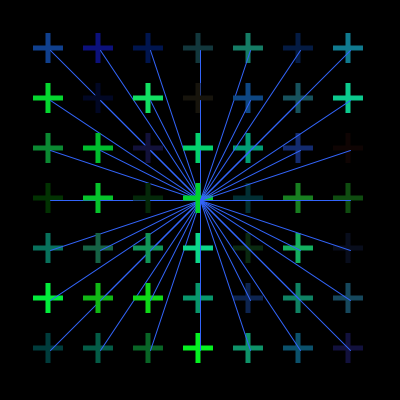
Frame 1 (no input)
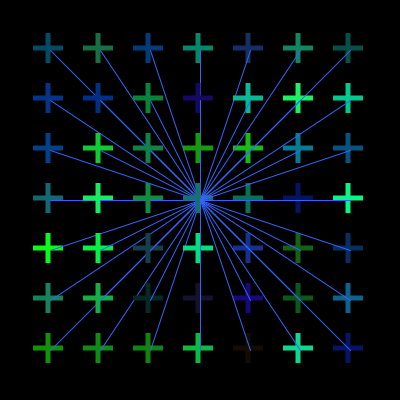
Frame 60 (the mouse pressed at the canvas centre just before this capture)
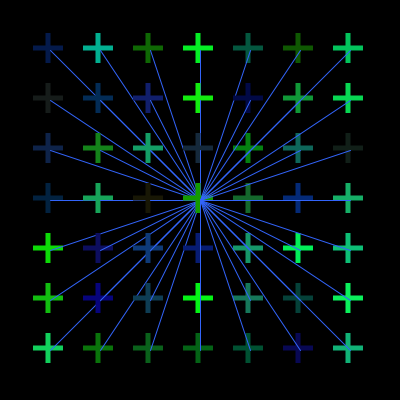
Frame 120 (the mouse held since frame 60 and released just before this capture)

The Processing sketch that drew these frames (run headless with seeded random() and noise(); from frame 60 on, the mouse is pressed at the canvas centre):

// Processing sketch: processing_187324
// ── processing_187324.pde


void setup() {
  size(400, 400);
  frameRate(4);
}

int gridSize = 50;

void draw() {

  background(0);
  drawPlus(25, 250, 150);
}

void drawPlus (int randomR, int randomG, int randomB) {
  for (int x = gridSize; x <= width - gridSize; x += gridSize) {
    for (int y = gridSize; y <= height - gridSize; y += gridSize) {
      smooth();
      rectMode(CENTER);
      noStroke();
      fill(random(0,randomR), random(0,randomG), random(0,randomB));
      rect (x-2, y-2, 5, 30); 
      rect (x-2, y-2, 30, 5);
      stroke(50,100,250);
      line (x, y, width/2, height/2);
    }
  }
}
